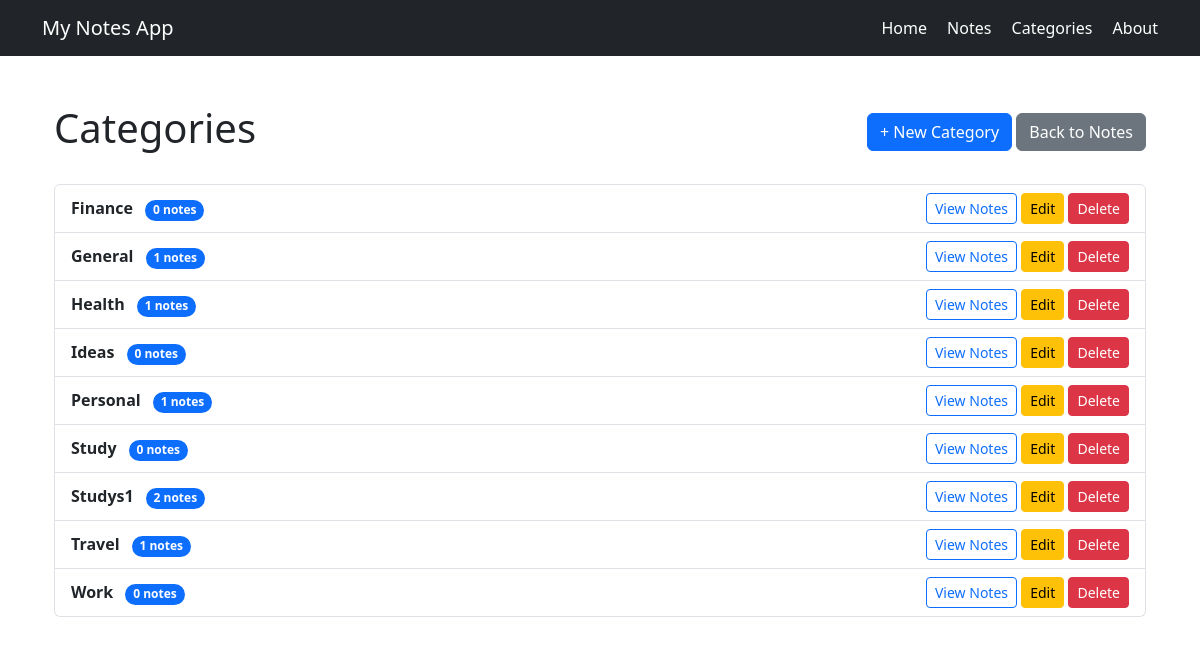
The page /categories on the database its author committed.
### tables this page shows
CREATE TABLE categories (
            id INTEGER PRIMARY KEY AUTOINCREMENT,
            name TEXT NOT NULL UNIQUE
        );

### app.py (the view)
@app.route("/categories")
def categories():
    connection = get_db_connection()
    category_list = connection.execute(
        """
        SELECT
            categories.id,
            categories.name,
            COUNT(notes.id) AS note_count
        FROM categories
        LEFT JOIN notes
            ON notes.category = categories.name
        GROUP BY categories.id, categories.name
        ORDER BY categories.name ASC
        """
    ).fetchall()
    connection.close()
    return render_template(
        "categories.html",
        categories=category_list
    )

### app.py (called while the page is built)
def get_db_connection():
    connection = sqlite3.connect(DATABASE)
    connection.row_factory = sqlite3.Row
    return connection

### templates/categories.html (shortened to what this page needs)
{% extends "base.html" %}
{% block content %}
<div class="container mt-4">
<div class="d-flex justify-content-between align-items-center mb-4">
    <h1>Categories</h1>
    <div>
        <a href="{{ url_for('create_category') }}"
           class="btn btn-primary">
            + New Category
        </a>
        <a href="{{ url_for('notes') }}"
           class="btn btn-secondary">
            Back to Notes
        </a>
    </div>
</div>
{% if categories %}
    <div class="list-group">
        {% for category in categories %}
            <div class="list-group-item">
                <div class="d-flex justify-content-between align-items-center">
                    <div>
                        <strong>{{ category['name'] }}</strong>
                        <span class="badge bg-primary rounded-pill ms-2">
                            {{ category['note_count'] }} notes
                        </span>
                    </div>
                    <div>
                        <a href="{{ url_for('view_category', category_id=category['id']) }}"
                        class="btn btn-sm btn-outline-primary">
                            View Notes
                        </a>
                        <a href="{{ url_for('edit_category', category_id=category['id']) }}"
                        class="btn btn-sm btn-warning">
                            Edit
                        </a>
                        <form method="POST"
                            action="{{ url_for('delete_category', category_id=category['id']) }}"
                            class="d-inline"
                            onsubmit="return confirm('Are you sure you want to delete this category?');">
                            <button type="submit"
                                    class="btn btn-sm btn-danger">
                                Delete
                            </button>
                        </form>
                    </div>
                </div>
            </div>
        {% endfor %}
    </div>
{% else %}
    <div class="alert alert-warning">
        No categories found.
    </div>
{% endif %}
</div>
{% endblock %}

### templates/base.html (shortened to what this page needs)
<!DOCTYPE html>
<html lang="en">
<head>
<link
    href="https://cdn.jsdelivr.net/npm/bootstrap@5.3.3/dist/css/bootstrap.min.css"
    rel="stylesheet"
>
</head>
<body>
<nav class="navbar navbar-expand-lg bg-dark navbar-dark">
    <div class="container">
        <a
            class="navbar-brand"
            href="{{ url_for('home') }}"
        >
            My Notes App
        </a>
        <div>
            <a
                class="text-white me-3 text-decoration-none"
                href="{{ url_for('home') }}"
            >
                Home
            </a>
            <a
                class="text-white me-3 text-decoration-none"
                href="{{ url_for('notes') }}"
            >
                Notes
            </a>
            <a
                class="text-white me-3 text-decoration-none"
                href="{{ url_for('categories') }}"
            >
                Categories
            </a>
            <a
                class="text-white text-decoration-none"
                href="{{ url_for('about') }}"
            >
                About
            </a>
        </div>
    </div>
</nav>
<main class="container mt-5">
    {% block content %}
    {% endblock %}
</main>
</body>
</html>

### rows shown on the page
categories: name "Finance", note_count "0"
categories: name "General", note_count "1"
categories: name "Health", note_count "1"
categories: name "Ideas", note_count "0"
categories: name "Personal", note_count "1"
categories: name "Study", note_count "0"
categories: name "Studys1", note_count "2"
categories: name "Travel", note_count "1"
categories: name "Work", note_count "0"
